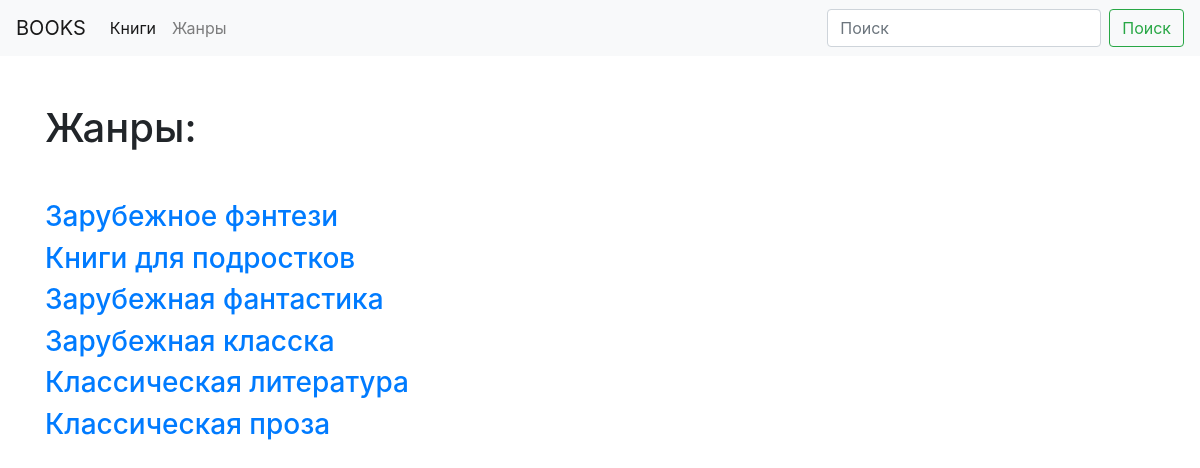
The app's page /tags/ with its own data.
### blog/models.py (models this page shows, shortened)
class Tag(models.Model):
    title = models.CharField(max_length=50)
    slug = models.SlugField(max_length=50, unique=True)
    def  get_absolute_url(self):
        return reverse('tag_detail_url', kwargs={'slug': self.slug})

### blog/views.py (the view)
# urls.py: path('tags/', tags_list, name='tags_list_url'),
def tags_list(request):
    tags = Tag.objects.all()
    return render(request, 'blog/tags_list.html', context={'tags': tags})

### blog/templates/blog/tags_list.html (shortened to what this page needs)
{% extends 'blog/base_blog.html' %}
{% block content %}
    <h1 class="mb-5">Жанры: </h1>
    {% for tag in tags %}
        <h3><a href="{{ tag.get_absolute_url }}">{{tag.title}}</a></h3>
    {% endfor %}
{% endblock %}

### records on screen
Tag: title "Зарубежное фэнтези"
Tag: title "Книги для подростков"
Tag: title "Зарубежная фантастика"
Tag: title "Зарубежная класска"
Tag: title "Классическая литература"
Tag: title "Классическая проза"
